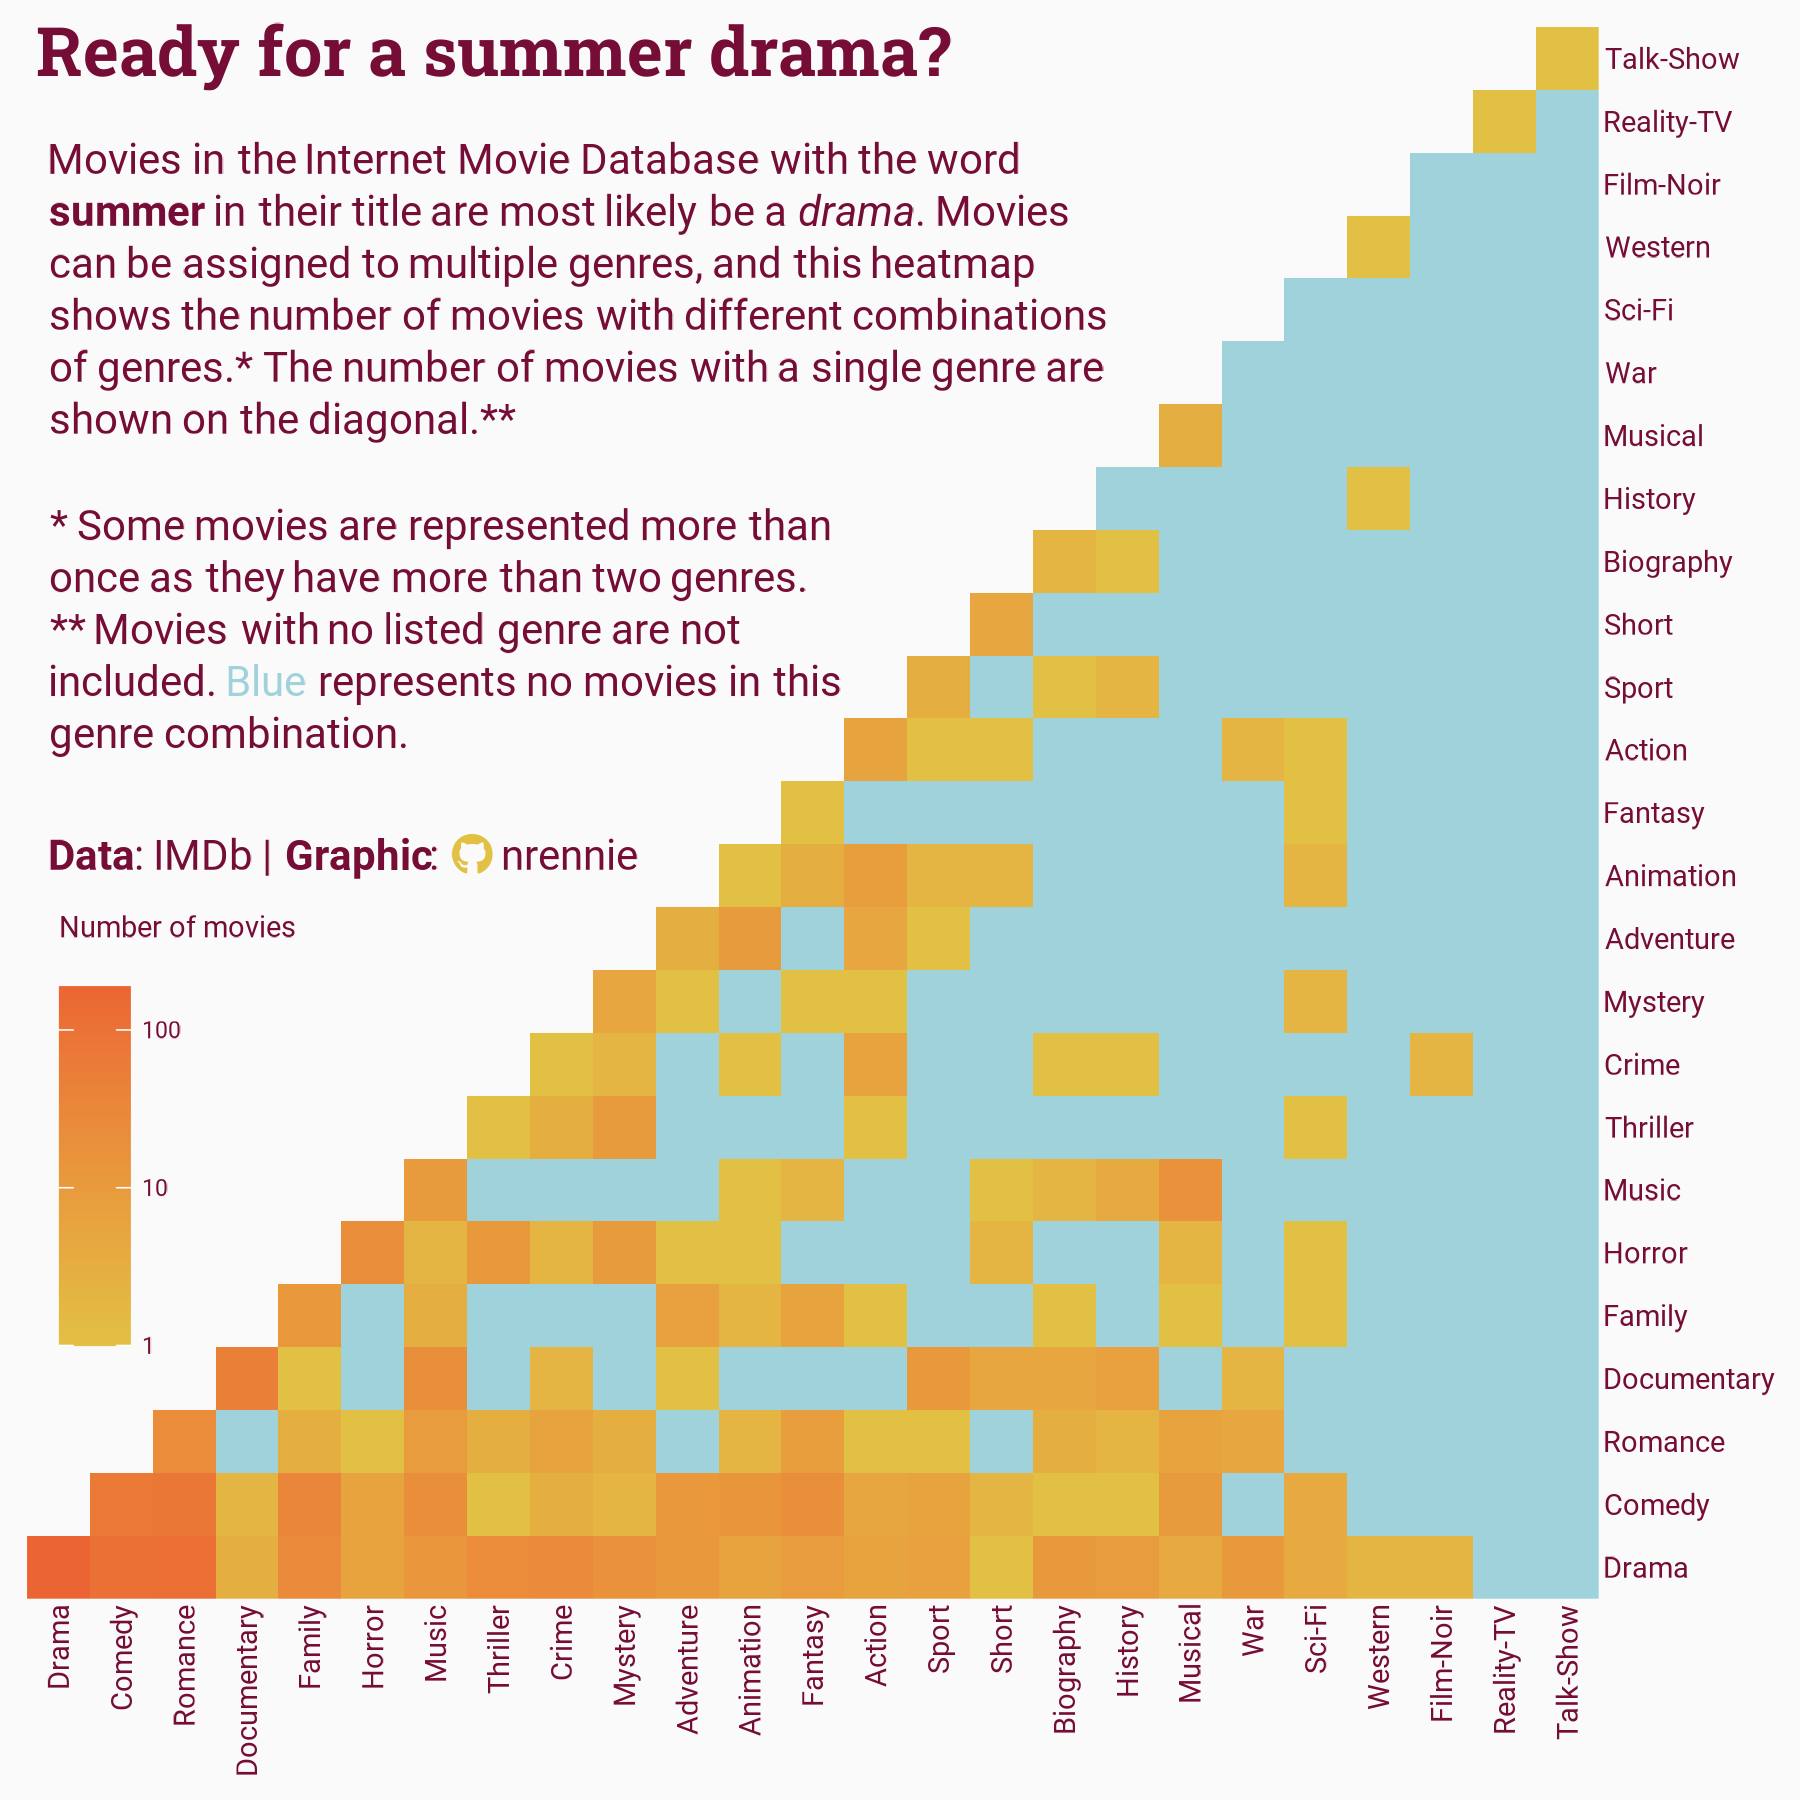

Source code (R):
# Load packages -----------------------------------------------------------

library(tidyverse)
library(showtext)
library(camcorder)
library(ggtext)
library(nrBrand)
library(glue)


# Load data ---------------------------------------------------------------

tuesdata <- tidytuesdayR::tt_load("2024-07-30")
summer_movie_genres <- tuesdata$summer_movie_genres
summer_movies <- tuesdata$summer_movies


# Load fonts --------------------------------------------------------------

font_add_google("Roboto", "roboto")
font_add_google("Roboto Slab", "roboto_slab")
showtext_auto()


# Define colours and fonts-------------------------------------------------

bg_col <- "#fafafa"
text_col <- "#750D37"
dark_col <- "#EB6534"
highlight_col <- "#E2C044"
na_col <- "#A0D2DB"

body_font <- "roboto"
title_font <- "roboto_slab"


# Data wrangling ----------------------------------------------------------

all_genres <- summer_movie_genres |>
  drop_na(genres) |>
  count(genres) |>
  arrange(desc(n)) |>
  pull(genres)

genre_mat <- matrix(NA, nrow = length(all_genres), ncol = length(all_genres))
for (i in 1:length(all_genres)) {
  for (j in 1:length(all_genres)) {
    if (i == j) {
      genre_mat[i, j] <- sum((summer_movies$genres == all_genres[i]), na.rm = TRUE)
    } else if (i < j) {
      xi <- str_detect(summer_movies$genres, all_genres[i])
      xj <- str_detect(summer_movies$genres, all_genres[j])
      genre_mat[i, j] <- sum(xi * xj, na.rm = TRUE)
    }
  }
}
rownames(genre_mat) <- all_genres
colnames(genre_mat) <- all_genres

plot_data <- genre_mat |>
  as.data.frame() |>
  rownames_to_column(var = "y") |>
  as_tibble() |>
  pivot_longer(cols = -y, names_to = "x") |>
  mutate(
    x = factor(x, levels = all_genres),
    y = factor(y, levels = all_genres)
  ) |>
  drop_na()


# Start recording ---------------------------------------------------------

gg_record(
  dir = file.path("2024", "2024-07-30", "recording"),
  device = "png",
  width = 6,
  height = 6,
  units = "in",
  dpi = 300
)


# Define text -------------------------------------------------------------

social <- nrBrand::social_caption(
  bg_colour = bg_col,
  icon_colour = highlight_col,
  font_colour = text_col,
  font_family = body_font,
  mastodon = NA,
  linkedin = NA,
  twitter = NA
)
title <- "Ready for a summer drama?"
st <- "Movies in the Internet Movie Database with the word **summer** in their title
are most likely be a *drama*. Movies can be assigned to multiple genres, and this heatmap
shows the number of movies with different combinations of genres.* The number of movies
with a single genre are shown on the diagonal.** "
notes <- glue("<br>* Some movies are represented more than once as they have
more than two genres.<br>
** Movies with no listed genre are not included. <span style='color:{na_col}'>Blue</span> represents no movies in this genre combination.")
cap <- paste0(
  "**Data**: IMDb | **Graphic**: ", social
)


# Plot --------------------------------------------------------------------

ggplot() +
  geom_raster(
    data = plot_data,
    mapping = aes(x = x, y = y, fill = value)
  ) +
  annotate(
    "text",
    x = 0.5, y = length(all_genres) + 0.5,
    label = title,
    family = title_font,
    colour = text_col,
    size = 18,
    hjust = -0.01,
    vjust = 1,
    fontface = "bold"
  ) +
  geom_textbox(
    data = data.frame(
      x = 0.5, y = length(all_genres) - 1.0,
      label = st
    ),
    mapping = aes(x = x, y = y, label = label),
    colour = text_col,
    family = body_font,
    size = 11,
    lineheight = 0.4,
    hjust = 0,
    halign = 0,
    vjust = 1,
    valign = 1,
    width = unit(3.8, "inch"),
    box.colour = "transparent",
    fill = "transparent"
  ) +
  geom_textbox(
    data = data.frame(
      x = 0.5, y = length(all_genres) - 6,
      label = notes
    ),
    mapping = aes(x = x, y = y, label = label),
    colour = text_col,
    family = body_font,
    size = 11,
    lineheight = 0.4,
    hjust = 0,
    halign = 0,
    vjust = 1,
    valign = 1,
    width = unit(3, "inch"),
    box.colour = "transparent",
    fill = "transparent"
  ) +
  geom_textbox(
    data = data.frame(
      x = 0.5, y = length(all_genres) - 12,
      label = cap
    ),
    mapping = aes(x = x, y = y, label = label),
    colour = text_col,
    family = body_font,
    size = 11,
    lineheight = 0.4,
    hjust = 0,
    halign = 0,
    vjust = 1,
    valign = 1,
    width = unit(3, "inch"),
    box.colour = "transparent",
    fill = "transparent"
  ) +
  scale_y_discrete(position = "right") +
  scale_fill_gradient(
    na.value = na_col,
    high = dark_col,
    low = highlight_col,
    transform = "log10",
    name = "Number of movies"
  ) +
  theme_void(base_family = body_font, base_size = 22) +
  theme(
    plot.margin = margin(5, 5, 5, 5),
    plot.background = element_rect(fill = bg_col, colour = bg_col),
    panel.background = element_rect(fill = bg_col, colour = bg_col),
    legend.position = "inside",
    legend.position.inside = c(0.1, 0.3),
    axis.text.x = element_text(
      angle = 90,
      hjust = 1,
      colour = text_col
    ),
    axis.text.y = element_text(
      hjust = 0,
      colour = text_col
    ),
    legend.title = element_text(
      hjust = 0,
      colour = text_col
    ),
    legend.text = element_text(
      margin = margin(l = 3),
      colour = text_col
    )
  )


# Save image --------------------------------------------------------------

ggsave(
  file.path("2024", "2024-07-30", paste0("20240730", ".png")),
  width = 6,
  height = 6
)


# Save gif ----------------------------------------------------------------

gg_playback(
  name = file.path("2024", "2024-07-30", paste0("20240730", ".gif")),
  first_image_duration = 4,
  last_image_duration = 20,
  frame_duration = .25,
  background = bg_col
)
